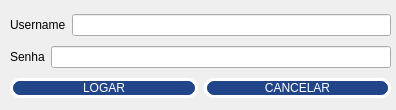
<?xml version="1.0" encoding="UTF-8"?>
<ui version="4.0">
 <class>fm_log</class>
 <widget class="QDialog" name="fm_log">
  <property name="geometry">
   <rect>
    <x>0</x>
    <y>0</y>
    <width>396</width>
    <height>110</height>
   </rect>
  </property>
  <property name="windowTitle">
   <string>Dialog</string>
  </property>
  <property name="styleSheet">
   <string notr="true">QDialog{
	background-image:url(:/imagens/cadeado/fundo.png);
}
QPushButton{
	background:#248;
    color:#fff;
	border:3px solid #fff;
	border-radius:10px;
}

QPushButton:hover{
	background:#dc143c;
	color:#008;
	border:3px solid #008;
	border-radius:10px;
}</string>
  </property>
  <widget class="QWidget" name="layoutWidget">
   <property name="geometry">
    <rect>
     <x>10</x>
     <y>10</y>
     <width>381</width>
     <height>92</height>
    </rect>
   </property>
   <layout class="QVBoxLayout" name="verticalLayout">
    <item>
     <layout class="QHBoxLayout" name="horizontalLayout">
      <item>
       <widget class="QLabel" name="label">
        <property name="text">
         <string>Username</string>
        </property>
       </widget>
      </item>
      <item>
       <widget class="QLineEdit" name="txt_username"/>
      </item>
     </layout>
    </item>
    <item>
     <layout class="QHBoxLayout" name="horizontalLayout_2">
      <item>
       <widget class="QLabel" name="label_2">
        <property name="text">
         <string>Senha</string>
        </property>
       </widget>
      </item>
      <item>
       <widget class="QLineEdit" name="txt_senha">
        <property name="echoMode">
         <enum>QLineEdit::Password</enum>
        </property>
       </widget>
      </item>
     </layout>
    </item>
    <item>
     <layout class="QHBoxLayout" name="horizontalLayout_3">
      <item>
       <widget class="QPushButton" name="btn_logar">
        <property name="text">
         <string>LOGAR</string>
        </property>
       </widget>
      </item>
      <item>
       <widget class="QPushButton" name="btn_cancelar">
        <property name="text">
         <string>CANCELAR</string>
        </property>
       </widget>
      </item>
     </layout>
    </item>
   </layout>
  </widget>
 </widget>
 <resources/>
 <connections/>
</ui>
